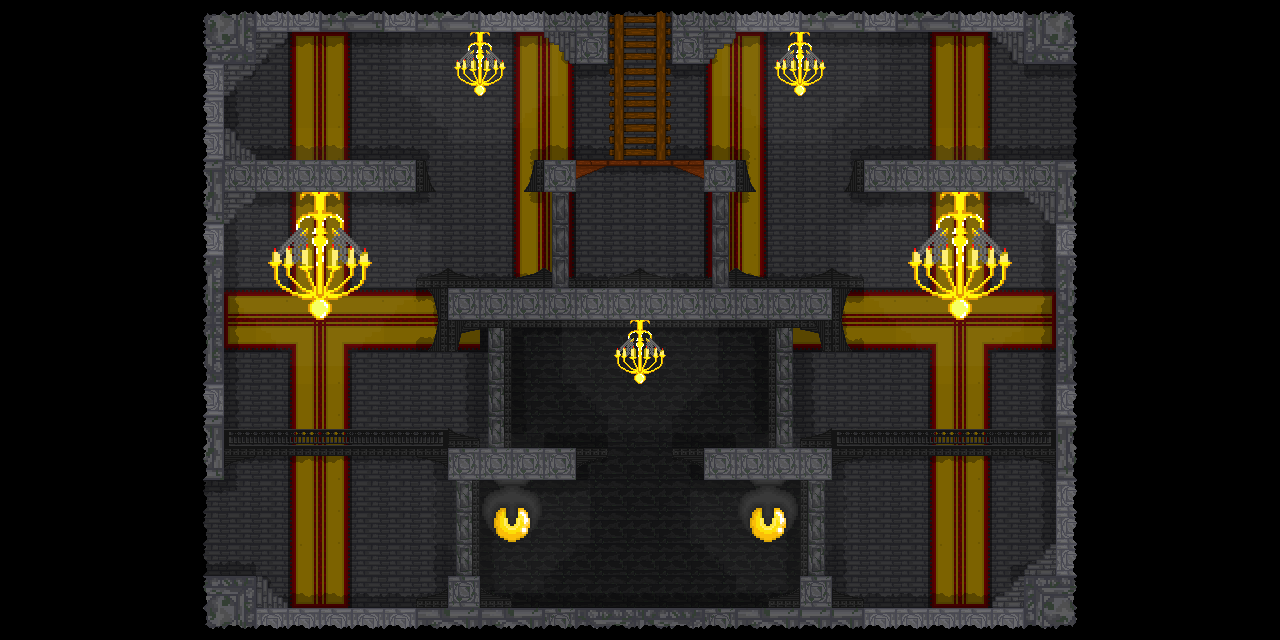

Tiled map render using the project's own tile images. Description and the map definition, with tile-layer contents summarised, below:
An orthogonal 40x20 tile map with 32x32 px tiles, 10 tile layers (Castle BG, BG darkener, Royal stripes, Royal darkener, ...), 1 hidden layer not drawn, 4 tilesets.

<map version="1.2" tiledversion="1.3.5" orientation="orthogonal" renderorder="left-up" width="40" height="20" tilewidth="32" tileheight="32" infinite="0" nextlayerid="27" nextobjectid="13">
 <editorsettings>
  <export target="." />
 </editorsettings>
 <tileset firstgid="1" name="1st" tilewidth="32" tileheight="32" tilecount="182" columns="13">
  <image source="Main Castle Normal.png" width="416" height="448" />
 </tileset>
 <tileset firstgid="183" name="2ndSet" tilewidth="32" tileheight="32" tilecount="728" columns="26">
  <image source="Main Castle x2.png" width="832" height="896" />
 </tileset>
 <tileset firstgid="911" name="3rdSet" tilewidth="32" tileheight="32" tilecount="48" columns="6">
  <image source="64x64 normal.png" width="192" height="256" />
 </tileset>
 <tileset firstgid="959" name="4thSet" tilewidth="32" tileheight="32" tilecount="192" columns="12">
  <image source="64x64 x2.png" width="384" height="512" />
 </tileset>
 <layer id="18" name="Castle BG" width="40" height="20">
  <data>[800 cells, 560 non-empty, 2 distinct tile ids]</data>
 </layer>
 <layer id="19" name="BG darkener" width="40" height="20" opacity="0.43">
  <data>[800 cells, 560 non-empty, 1 distinct tile ids]</data>
 </layer>
 <layer id="20" name="Royal stripes" width="40" height="20">
  <data>[800 cells, 139 non-empty, 20 distinct tile ids]</data>
 </layer>
 <layer id="21" name="Royal darkener" width="40" height="20" opacity="0.5">
  <data>[800 cells, 150 non-empty, 1 distinct tile ids]</data>
 </layer>
 <layer id="26" name="1st depth" width="40" height="20" opacity="0.29">
  <data>[800 cells, 233 non-empty, 13 distinct tile ids]</data>
 </layer>
 <layer id="17" name="Base 2.0" width="40" height="20">
  <data>[800 cells, 29 non-empty, 7 distinct tile ids]</data>
 </layer>
 <layer id="16" name="Base" width="40" height="20">
  <data>[800 cells, 287 non-empty, 73 distinct tile ids]</data>
 </layer>
 <layer id="22" name="Extra" width="40" height="20">
  <data>[800 cells, 2 non-empty, 2 distinct tile ids]</data>
 </layer>
 <layer id="23" name="lights" width="40" height="20" opacity="0.03">
  <data>[800 cells, 800 non-empty, 10 distinct tile ids]</data>
 </layer>
 <layer id="24" name="dark Spots" width="40" height="20">
  <data>[800 cells, 332 non-empty, 9 distinct tile ids]</data>
 </layer>
 <layer id="1" name="Tile Layer 1" width="40" height="20" visible="0" opacity="0.18">
  <data>[800 cells, 24 non-empty, 1 distinct tile ids]</data>
 </layer>
</map>
